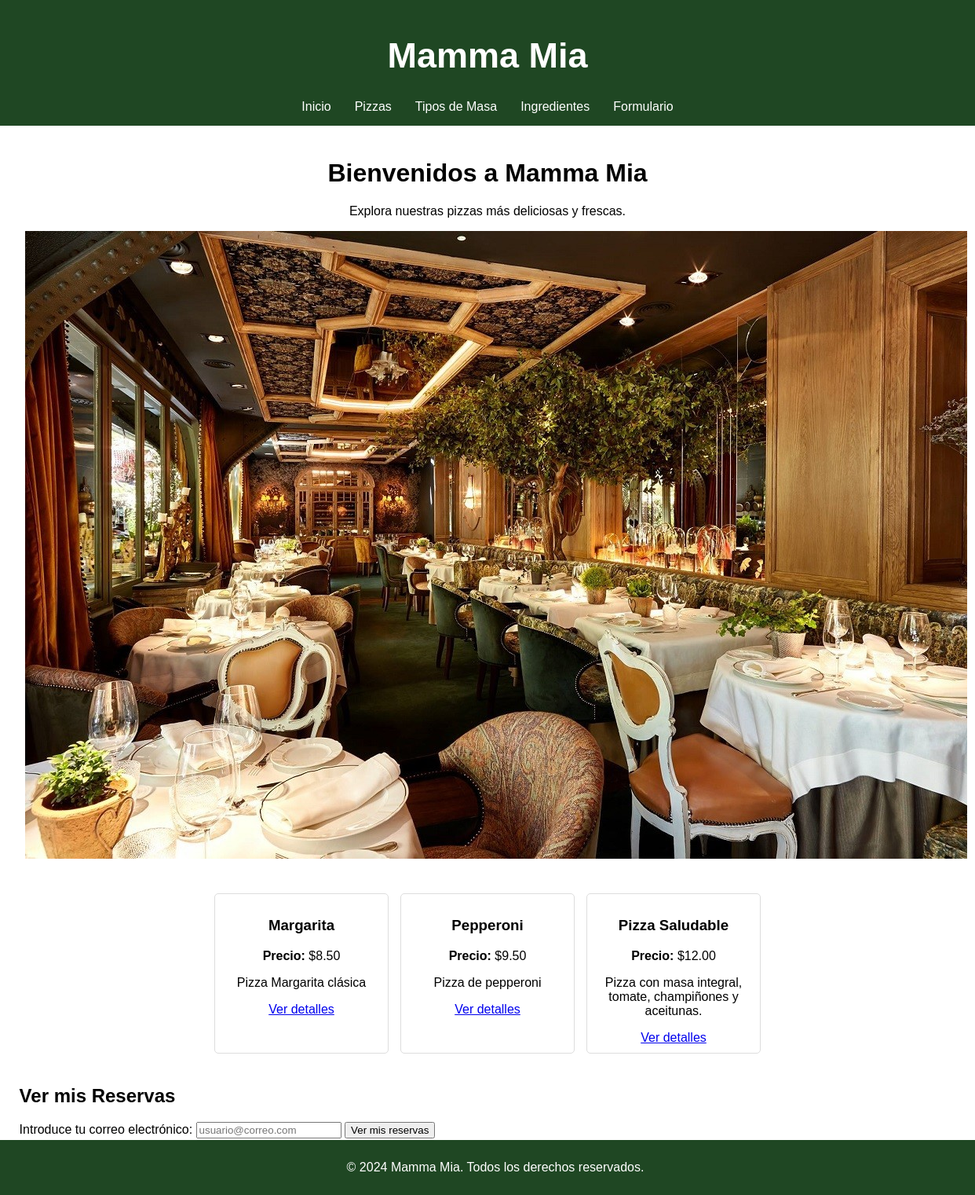
The page / on the database its author committed.
### pizzeria/models.py (models this page shows, shortened)
class Pizza(models.Model):
    nombre = models.CharField(max_length=50)
    precio = models.DecimalField(max_digits=6, decimal_places=2)
    tipo_masa = models.ForeignKey(TipoMasa, on_delete=models.CASCADE)
    ingredientes = models.ManyToManyField(Ingrediente)
    descripcion = models.TextField()

### pizzeria/views.py (the view)
# urls.py: path('', views.portada, name='portada'),
def portada(request):
    pizzas = Pizza.objects.all()[:3]  # Por ejemplo, las tres primeras
    return render(request, 'portada.html', {'pizzas': pizzas})

### pizzeria/templates/portada.html (shortened to what this page needs)
{% extends "base.html" %}
{% load static %}
{%block content%}
<div class="hero">
    <h1>Bienvenidos a Mamma Mia</h1>
    <p>Explora nuestras pizzas más deliciosas y frescas.</p>
    <img src="{% static 'imagenes/portada.jpg' %}" alt="Imagen de restaurante">
</div>
<main>
    <section class="pizzas-container">
        {% for pizza in pizzas %}
            <div class="pizza-card">
                <h3>{{ pizza.nombre }}</h3>
                <p><strong>Precio:</strong> ${{ pizza.precio }}</p>
                <p>{{ pizza.descripcion }}</p>
                <a href="{% url 'detalle_pizza' pizza.id %}">Ver detalles</a>
            </div>
        {% empty %}
            <p>No hay pizzas disponibles.</p>
        {% endfor %}
    </section>
    <section class="ver-reservas">
        <h2>Ver mis Reservas</h2>
        <form action="{% url 'lista_reservas' %}" method="get">
            <label for="email">Introduce tu correo electrónico:</label>
            <input type="email" id="email" name="email" placeholder="usuario@correo.com" required>
            <button type="submit">Ver mis reservas</button>
        </form>
    </section>
</main>
<br>
<br>
<br>
<br>
{%endblock%}

### static/css/styles.css (style rules this page uses)
body { font-family: Arial, sans-serif; margin: 0; padding: 0; }
.hero { padding: 20px; text-align: center; }
.pizzas-container { display: flex; justify-content: center; flex-wrap: wrap; gap: 15px; padding: 20px; }
.pizza-card { border: 1px solid #ddd; border-radius: 5px; padding: 10px; width: 200px; text-align: center; }
main { width: 98%; margin: 0 auto; }
main h1 { text-align: center; }
main h2 { text-align: left; }

### rows shown on the page
Pizza: nombre "Margarita", precio "8.50", descripcion "Pizza Margarita clásica"
Pizza: nombre "Pepperoni", precio "9.50", descripcion "Pizza de pepperoni"
Pizza: nombre "Pizza Saludable", precio "12.00", descripcion "Pizza con masa integral, tomate, champiñones y aceitunas."
